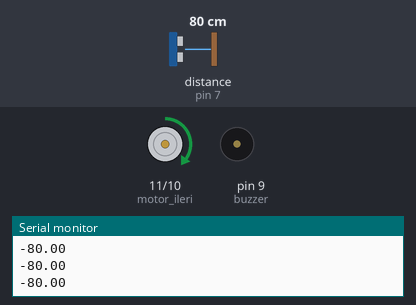
The sketch below on a simulated Arduino Uno, built with avr-gcc and run on an emulated ATmega328P. Parts: motor-driver pin pairs drawn as motors (green arrow = first pin HIGH = forward, orange = second pin HIGH = backward, longer = more drive), buzzer (waves = sounding, pin HIGH), the last lines printed to the serial monitor. Inputs (shaded band) come from the test bench; at power-on: distance to the obstacle (sensor on pin 7) 80 cm. The echo pulse lasts 58.3 µs per cm.

Above: at 1.2 s.
1.3 s: distance to the obstacle (sensor on pin 7) set to 31 cm
At 2.1 s:
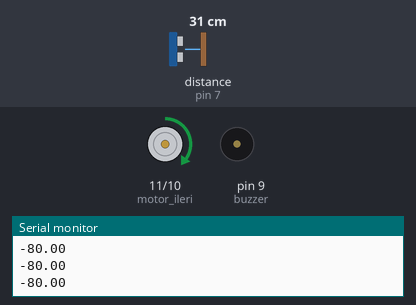
2.8 s: distance to the obstacle (sensor on pin 7) set to 26 cm
At 3.1 s:
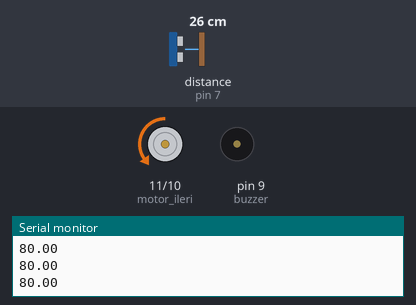
4.3 s: distance to the obstacle (sensor on pin 7) set to 35 cm
At 5.2 s:
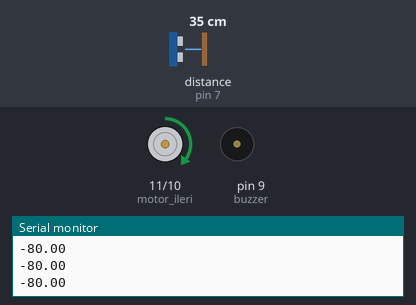
5.8 s: distance to the obstacle (sensor on pin 7) set to 2 cm
At 6.5 s:
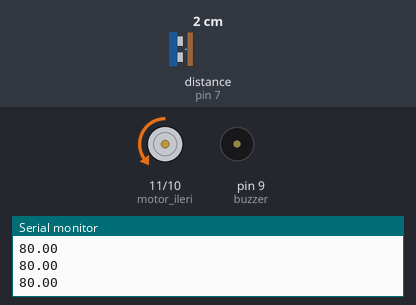
Timing chart, 0 to 8.3 s (numbered marks = the images above; inputs shaded):
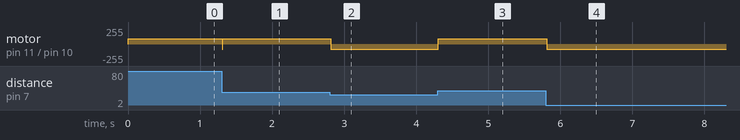

Measured:
- the behaviour switches between 30 and 29 cm on distance to the obstacle (sensor on pin 7) (found by bisection; images 1 and 2)
- after the input at 1.3 s, motor on pin 11 (motor_ileri) / pin 10 (motor_geri): forward 80/255 → backward 80/255 at once, → forward 80/255 0.01 s later
- after the input at 2.8 s, motor on pin 11 (motor_ileri) / pin 10 (motor_geri): forward 80/255 → backward 80/255 at once
- after the input at 4.3 s, motor on pin 11 (motor_ileri) / pin 10 (motor_geri): backward 80/255 → forward 80/255 at once
- after the input at 5.8 s, motor on pin 11 (motor_ileri) / pin 10 (motor_geri): forward 80/255 → backward 80/255 at once

The sketch:

pid_mesafe_kontrol.ino
```cpp
//kutuphane_tanimlamalari
#include <Ultrasonic.h>
#include <PID_v1.h>

//pin tanimlamalari
#define motor_ileri 11
#define motor_geri 10
#define buzzer 9
#define trig 8
#define echo 7

//sabit deger tanimlama
#define max_timeout 3480 //max 60cm TimeOut = Max.Distance(cm) * 58[µs]
#define mesafe 30 //korunacak mesafe [cm]

//degisken tanimlamalari
int anlik_uzaklik;

//pid icin referans_giris_cikis_degisken
double Setpoint, Input, Output;

//ozel pid parametreleri
double Kp=120, Ki=60, Kd=20;

//uzaklik_sensoru_tanimlama
Ultrasonic ultrasonic(trig,echo,max_timeout);

//pid_tanimlama
PID motor_pwm(&Input, &Output, &Setpoint, Kp, Ki, Kd, DIRECT);

//ilk_baslangic
void setup() {
  //debug_icin_serial
  Serial.begin(9600);

  //giris_cikis_tanimlama
  pinMode(motor_ileri, OUTPUT);
  pinMode(motor_geri, OUTPUT);
  pinMode(buzzer, OUTPUT);

  //istenen mesafe 30cm = 255/2 [60 üzerinden 30]
  Setpoint = 127;

  //pid sinir ve mod ayarlari
  motor_pwm.SetOutputLimits(-80,80);//cikis_limitleri belirlendi
  motor_pwm.SetSampleTime(1); //calisma_periyodu 5ms
  motor_pwm.SetMode(AUTOMATIC); //pid calistirildi
}

//ana_program_dongusu
void loop() {

    //anlik_uzaklik_olculuyor
    anlik_uzaklik=ultrasonic.Ranging(CM);
    Input = map(anlik_uzaklik, 0, 60, 0, 255); //dikkat max mesafe dogru girilmeli [timeout] 2900µs=100cm
    motor_pwm.Compute();

Serial.println(Output);

if(Output<0){
    analogWrite(motor_geri, 0);
    analogWrite(motor_ileri, -Output);
  }else{
    analogWrite(motor_ileri, 0);
    analogWrite(motor_geri, Output);
    }

}
```
